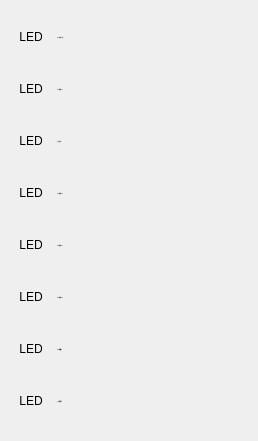
      <widget class="QWidget" name="gridLayoutWidget_29">
       <property name="geometry">
        <rect>
         <x>260</x>
         <y>10</y>
         <width>241</width>
         <height>441</height>
        </rect>
       </property>
       <layout class="QGridLayout" name="gridLayout_29" rowstretch="0,0,0,0,0,0,0,0" columnstretch="0,0">
        <item row="7" column="1">
         <widget class="QLabel" name="label_410">
          <property name="minimumSize">
           <size>
            <width>190</width>
            <height>40</height>
           </size>
          </property>
          <property name="maximumSize">
           <size>
            <width>190</width>
            <height>40</height>
           </size>
          </property>
          <property name="font">
           <font>
            <family>SimSun</family>
            <pointsize>-1</pointsize>
           </font>
          </property>
          <property name="frameShadow">
           <enum>QFrame::Plain</enum>
          </property>
          <property name="text">
           <string>Y27 暂停灯</string>
          </property>
          <property name="alignment">
           <set>Qt::AlignLeading|Qt::AlignLeft|Qt::AlignVCenter</set>
          </property>
         </widget>
        </item>
        <item row="1" column="1">
         <widget class="QLabel" name="label_411">
          <property name="minimumSize">
           <size>
            <width>190</width>
            <height>40</height>
           </size>
          </property>
          <property name="maximumSize">
           <size>
            <width>190</width>
            <height>40</height>
           </size>
          </property>
          <property name="font">
           <font>
            <family>SimSun</family>
            <pointsize>-1</pointsize>
           </font>
          </property>
          <property name="frameShadow">
           <enum>QFrame::Plain</enum>
          </property>
          <property name="text">
           <string>Y21 预留Y21</string>
          </property>
          <property name="scaledContents">
           <bool>true</bool>
          </property>
          <property name="alignment">
           <set>Qt::AlignLeading|Qt::AlignLeft|Qt::AlignVCenter</set>
          </property>
         </widget>
        </item>
        <item row="4" column="1">
         <widget class="QLabel" name="label_412">
          <property name="minimumSize">
           <size>
            <width>190</width>
            <height>40</height>
           </size>
          </property>
          <property name="maximumSize">
           <size>
            <width>190</width>
            <height>40</height>
           </size>
          </property>
          <property name="font">
           <font>
            <family>SimSun</family>
            <pointsize>-1</pointsize>
           </font>
          </property>
          <property name="frameShadow">
           <enum>QFrame::Plain</enum>
          </property>
          <property name="text">
           <string>Y24 预留Y24</string>
          </property>
          <property name="alignment">
           <set>Qt::AlignLeading|Qt::AlignLeft|Qt::AlignVCenter</set>
          </property>
         </widget>
        </item>
        <item row="3" column="1">
         <widget class="QLabel" name="label_414">
          <property name="minimumSize">
           <size>
            <width>190</width>
            <height>40</height>
           </size>
          </property>
          <property name="maximumSize">
           <size>
            <width>190</width>
            <height>40</height>
           </size>
          </property>
          <property name="font">
           <font>
            <family>SimSun</family>
            <pointsize>-1</pointsize>
           </font>
          </property>
          <property name="frameShadow">
           <enum>QFrame::Plain</enum>
          </property>
          <property name="text">
           <string>Y23 预留Y23</string>
          </property>
          <property name="alignment">
           <set>Qt::AlignLeading|Qt::AlignLeft|Qt::AlignVCenter</set>
          </property>
         </widget>
        </item>
        <item row="6" column="1">
         <widget class="QLabel" name="label_416">
          <property name="minimumSize">
           <size>
            <width>190</width>
            <height>40</height>
           </size>
          </property>
          <property name="maximumSize">
           <size>
            <width>190</width>
            <height>40</height>
           </size>
          </property>
          <property name="font">
           <font>
            <family>SimSun</family>
            <pointsize>-1</pointsize>
           </font>
          </property>
          <property name="frameShadow">
           <enum>QFrame::Plain</enum>
          </property>
          <property name="text">
           <string>Y26 报警灯</string>
          </property>
          <property name="alignment">
           <set>Qt::AlignLeading|Qt::AlignLeft|Qt::AlignVCenter</set>
          </property>
         </widget>
        </item>
        <item row="0" column="1">
         <widget class="QLabel" name="label_418">
          <property name="minimumSize">
           <size>
            <width>190</width>
            <height>40</height>
           </size>
          </property>
          <property name="maximumSize">
           <size>
            <width>190</width>
            <height>40</height>
           </size>
          </property>
          <property name="font">
           <font>
            <family>SimSun</family>
            <pointsize>-1</pointsize>
           </font>
          </property>
          <property name="autoFillBackground">
           <bool>false</bool>
          </property>
          <property name="frameShadow">
           <enum>QFrame::Plain</enum>
          </property>
          <property name="text">
           <string>Y20 自动门1开</string>
          </property>
          <property name="scaledContents">
           <bool>true</bool>
          </property>
          <property name="alignment">
           <set>Qt::AlignLeading|Qt::AlignLeft|Qt::AlignVCenter</set>
          </property>
         </widget>
        </item>
        <item row="5" column="1">
         <widget class="QLabel" name="label_421">
          <property name="minimumSize">
           <size>
            <width>190</width>
            <height>40</height>
           </size>
          </property>
          <property name="maximumSize">
           <size>
            <width>190</width>
            <height>40</height>
           </size>
          </property>
          <property name="font">
           <font>
            <family>SimSun</family>
            <pointsize>-1</pointsize>
           </font>
          </property>
          <property name="frameShadow">
           <enum>QFrame::Plain</enum>
          </property>
          <property name="text">
           <string>Y25 预留Y25</string>
          </property>
          <property name="alignment">
           <set>Qt::AlignLeading|Qt::AlignLeft|Qt::AlignVCenter</set>
          </property>
         </widget>
        </item>
        <item row="2" column="1">
         <widget class="QLabel" name="label_422">
          <property name="minimumSize">
           <size>
            <width>190</width>
            <height>40</height>
           </size>
          </property>
          <property name="maximumSize">
           <size>
            <width>190</width>
            <height>40</height>
           </size>
          </property>
          <property name="font">
           <font>
            <family>SimSun</family>
            <pointsize>-1</pointsize>
           </font>
          </property>
          <property name="frameShadow">
           <enum>QFrame::Plain</enum>
          </property>
          <property name="text">
           <string>Y22 吹气1</string>
          </property>
          <property name="alignment">
           <set>Qt::AlignLeading|Qt::AlignLeft|Qt::AlignVCenter</set>
          </property>
         </widget>
        </item>
        <item row="0" column="0">
         <widget class="QLabel" name="label_423">
          <property name="minimumSize">
           <size>
            <width>40</width>
            <height>40</height>
           </size>
          </property>
          <property name="maximumSize">
           <size>
            <width>40</width>
            <height>40</height>
           </size>
          </property>
          <property name="text">
           <string>LED</string>
          </property>
          <property name="textFormat">
           <enum>Qt::PlainText</enum>
          </property>
          <property name="alignment">
           <set>Qt::AlignCenter</set>
          </property>
         </widget>
        </item>
        <item row="1" column="0">
         <widget class="QLabel" name="label_426">
          <property name="minimumSize">
           <size>
            <width>40</width>
            <height>40</height>
           </size>
          </property>
          <property name="maximumSize">
           <size>
            <width>40</width>
            <height>40</height>
           </size>
          </property>
          <property name="text">
           <string>LED</string>
          </property>
          <property name="textFormat">
           <enum>Qt::PlainText</enum>
          </property>
          <property name="alignment">
           <set>Qt::AlignCenter</set>
          </property>
         </widget>
        </item>
        <item row="2" column="0">
         <widget class="QLabel" name="label_528">
          <property name="minimumSize">
           <size>
            <width>40</width>
            <height>40</height>
           </size>
          </property>
          <property name="maximumSize">
           <size>
            <width>40</width>
            <height>40</height>
           </size>
          </property>
          <property name="text">
           <string>LED</string>
          </property>
          <property name="textFormat">
           <enum>Qt::PlainText</enum>
          </property>
          <property name="alignment">
           <set>Qt::AlignCenter</set>
          </property>
         </widget>
        </item>
        <item row="3" column="0">
         <widget class="QLabel" name="label_529">
          <property name="minimumSize">
           <size>
            <width>40</width>
            <height>40</height>
           </size>
          </property>
          <property name="maximumSize">
           <size>
            <width>40</width>
            <height>40</height>
           </size>
          </property>
          <property name="text">
           <string>LED</string>
          </property>
          <property name="textFormat">
           <enum>Qt::PlainText</enum>
          </property>
          <property name="alignment">
           <set>Qt::AlignCenter</set>
          </property>
         </widget>
        </item>
        <item row="4" column="0">
         <widget class="QLabel" name="label_530">
          <property name="minimumSize">
           <size>
            <width>40</width>
            <height>40</height>
           </size>
          </property>
          <property name="maximumSize">
           <size>
            <width>40</width>
            <height>40</height>
           </size>
          </property>
          <property name="text">
           <string>LED</string>
          </property>
          <property name="textFormat">
           <enum>Qt::PlainText</enum>
          </property>
          <property name="alignment">
           <set>Qt::AlignCenter</set>
          </property>
         </widget>
        </item>
        <item row="5" column="0">
         <widget class="QLabel" name="label_531">
          <property name="minimumSize">
           <size>
            <width>40</width>
            <height>40</height>
           </size>
          </property>
          <property name="maximumSize">
           <size>
            <width>40</width>
            <height>40</height>
           </size>
          </property>
          <property name="text">
           <string>LED</string>
          </property>
          <property name="textFormat">
           <enum>Qt::PlainText</enum>
          </property>
          <property name="alignment">
           <set>Qt::AlignCenter</set>
          </property>
         </widget>
        </item>
        <item row="6" column="0">
         <widget class="QLabel" name="label_532">
          <property name="minimumSize">
           <size>
            <width>40</width>
            <height>40</height>
           </size>
          </property>
          <property name="maximumSize">
           <size>
            <width>40</width>
            <height>40</height>
           </size>
          </property>
          <property name="text">
           <string>LED</string>
          </property>
          <property name="textFormat">
           <enum>Qt::PlainText</enum>
          </property>
          <property name="alignment">
           <set>Qt::AlignCenter</set>
          </property>
         </widget>
        </item>
        <item row="7" column="0">
         <widget class="QLabel" name="label_533">
          <property name="minimumSize">
           <size>
            <width>40</width>
            <height>40</height>
           </size>
          </property>
          <property name="maximumSize">
           <size>
            <width>40</width>
            <height>40</height>
           </size>
          </property>
          <property name="text">
           <string>LED</string>
          </property>
          <property name="textFormat">
           <enum>Qt::PlainText</enum>
          </property>
          <property name="alignment">
           <set>Qt::AlignCenter</set>
          </property>
         </widget>
        </item>
       </layout>
      </widget>
